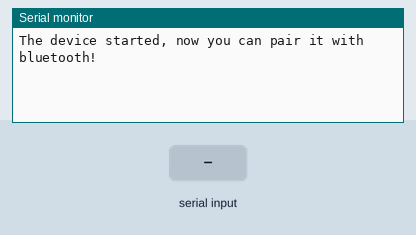
A sketch run on a simulated ESP32. Parts: the last lines printed to the serial monitor. Inputs (shaded band) come from the test bench. Nothing arrives over Bluetooth unless stated.

Above: at 1.2 s.
1.3 s: "a" received over Serial
At 1.7 s:
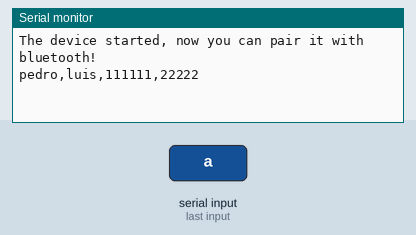
2.8 s: "b" received over Serial
At 3.1 s:
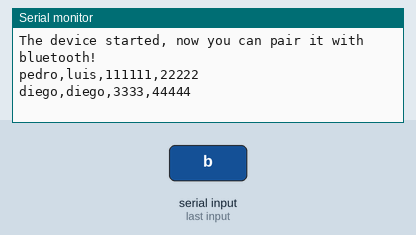

Measured:
- after the input at 1.3 s, the serial monitor: prints a new line at once (image 1)
- after the input at 2.8 s, the serial monitor: prints a new line at once (image 2)

The sketch:

BT_Entrada.ino
```cpp
#include "BluetoothSerial.h"

#if !defined(CONFIG_BT_ENABLED) || !defined(CONFIG_BLUEDROID_ENABLED)
#error Bluetooth is not enabled! Please run `make menuconfig` to and enable it
#endif

BluetoothSerial SerialBT;
//STRINGS FOR BLUETOOTH COMMUNICATIONS
String rfid="pedro,diego,111111,22222";
char michar;

void setup() {
  Serial.begin(115200);
  SerialBT.begin("ESP32Entrada"); //Bluetooth device name
  Serial.println("The device started, now you can pair it with bluetooth!");
}
void loop() {
  if (Serial.available()) {
    michar=Serial.read();
    if (michar=='a'){
      rfid="pedro,luis,111111,22222";
      SerialBT.println(rfid);
      Serial.println(rfid);
    }
    if (michar=='b') {
      rfid="diego,diego,3333,44444";
      SerialBT.println(rfid);
      Serial.println(rfid);
    }
  }
  delay(20);
}
```
